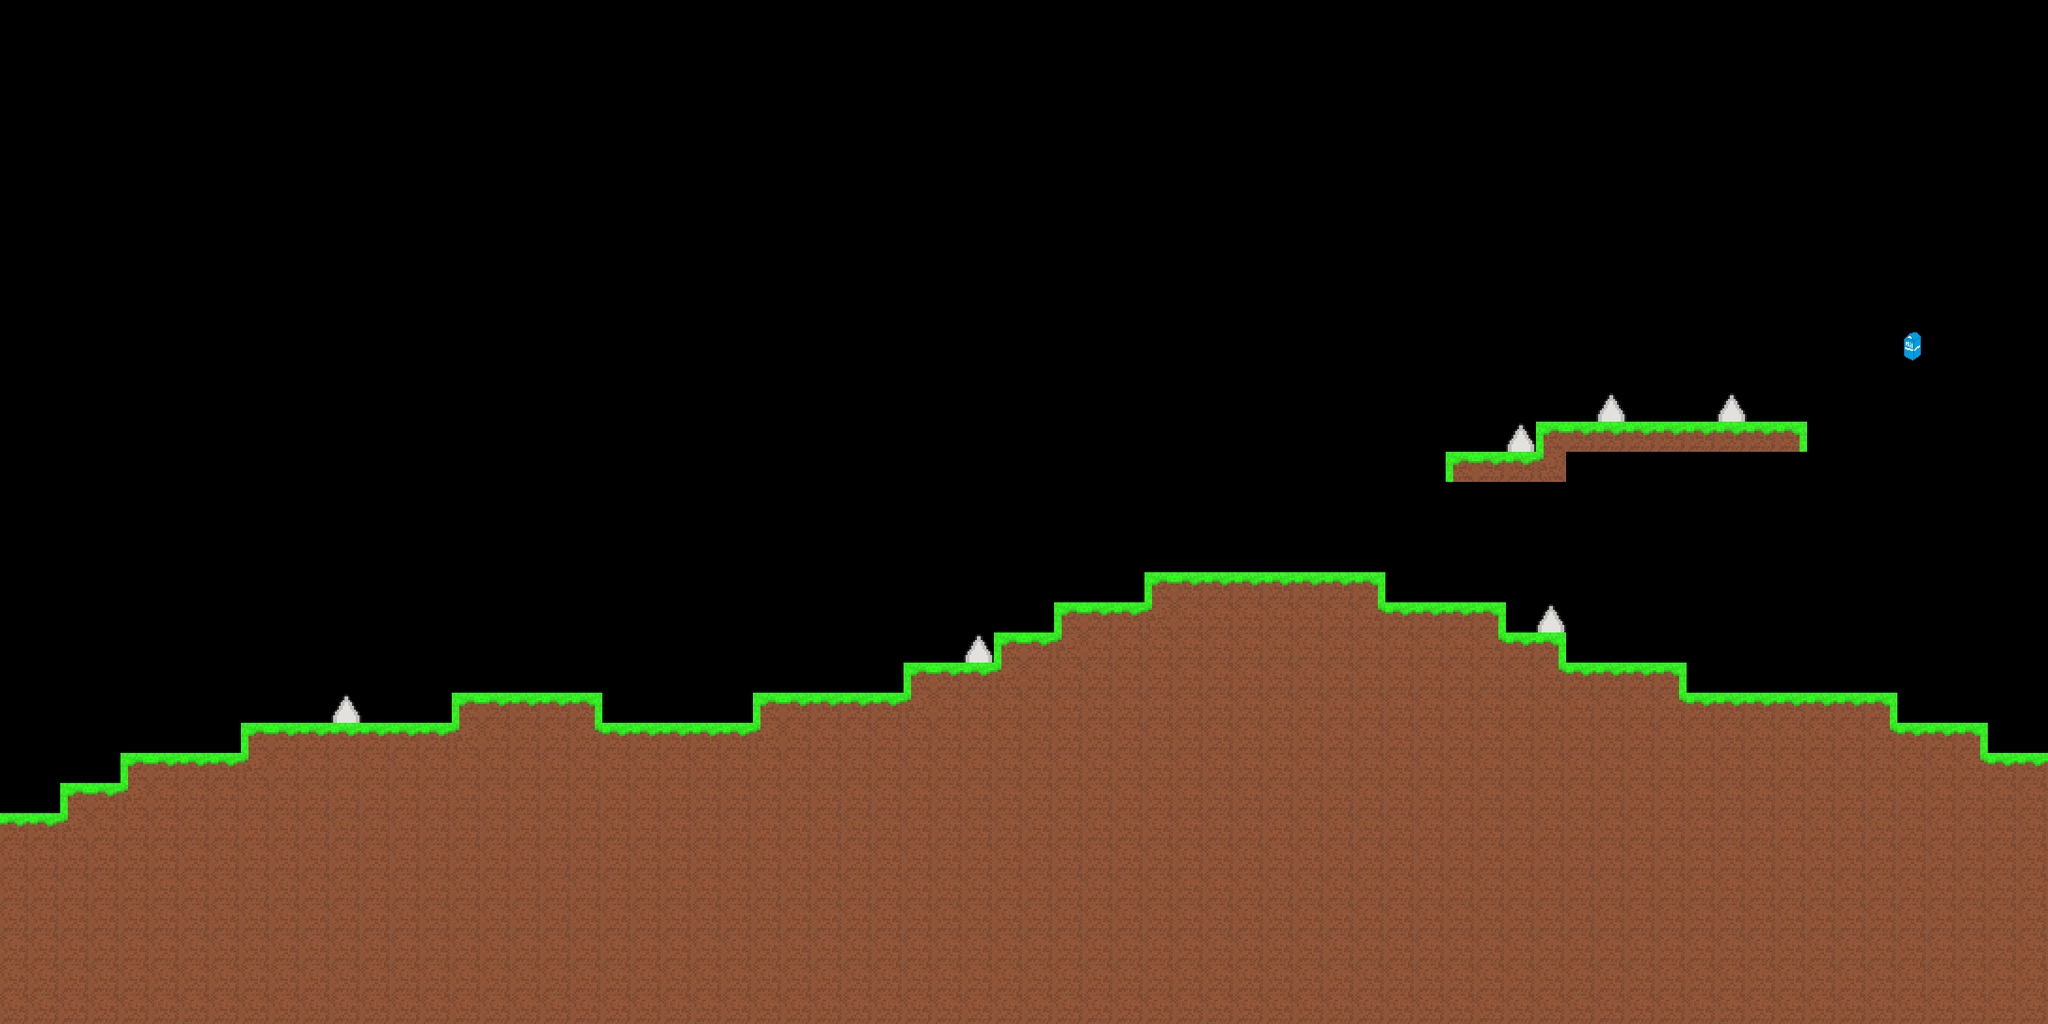

A level layout from a 2D game, rendered from its tile map. Below: a short description, then the map file with its tile-grid data intact:
An orthogonal 68x34 tile map with 32x32 px tiles, 1 tile layer (tiles) and 15 objects (player, triangle2, triangle1).

<map version="1.10" tiledversion="1.11.2" orientation="orthogonal" renderorder="right-down" width="68" height="34" tilewidth="32" tileheight="32" infinite="0" nextlayerid="3" nextobjectid="22">
 <editorsettings>
  <export target="3.json" format="json" />
 </editorsettings>
 <tileset firstgid="1" source="tileset.tsx" />
 <layer id="1" name="tiles" width="68" height="34">
  <data encoding="csv">
0,0,0,0,0,0,0,0,0,0,0,0,0,0,0,0,0,0,0,0,0,0,0,0,0,0,0,0,0,0,0,0,0,0,0,0,0,0,0,0,0,0,0,0,0,0,0,0,0,0,0,0,0,0,0,0,0,0,0,0,0,0,0,0,0,0,0,0,
0,0,0,0,0,0,0,0,0,0,0,0,0,0,0,0,0,0,0,0,0,0,0,0,0,0,0,0,0,0,0,0,0,0,0,0,0,0,0,0,0,0,0,0,0,0,0,0,0,0,0,0,0,0,0,0,0,0,0,0,0,0,0,0,0,0,0,0,
0,0,0,0,0,0,0,0,0,0,0,0,0,0,0,0,0,0,0,0,0,0,0,0,0,0,0,0,0,0,0,0,0,0,0,0,0,0,0,0,0,0,0,0,0,0,0,0,0,0,0,0,0,0,0,0,0,0,0,0,0,0,0,0,0,0,0,0,
0,0,0,0,0,0,0,0,0,0,0,0,0,0,0,0,0,0,0,0,0,0,0,0,0,0,0,0,0,0,0,0,0,0,0,0,0,0,0,0,0,0,0,0,0,0,0,0,0,0,0,0,0,0,0,0,0,0,0,0,0,0,0,0,0,0,0,0,
0,0,0,0,0,0,0,0,0,0,0,0,0,0,0,0,0,0,0,0,0,0,0,0,0,0,0,0,0,0,0,0,0,0,0,0,0,0,0,0,0,0,0,0,0,0,0,0,0,0,0,0,0,0,0,0,0,0,0,0,0,0,0,0,0,0,0,0,
0,0,0,0,0,0,0,0,0,0,0,0,0,0,0,0,0,0,0,0,0,0,0,0,0,0,0,0,0,0,0,0,0,0,0,0,0,0,0,0,0,0,0,0,0,0,0,0,0,0,0,0,0,0,0,0,0,0,0,0,0,0,0,0,0,0,0,0,
0,0,0,0,0,0,0,0,0,0,0,0,0,0,0,0,0,0,0,0,0,0,0,0,0,0,0,0,0,0,0,0,0,0,0,0,0,0,0,0,0,0,0,0,0,0,0,0,0,0,0,0,0,0,0,0,0,0,0,0,0,0,0,0,0,0,0,0,
0,0,0,0,0,0,0,0,0,0,0,0,0,0,0,0,0,0,0,0,0,0,0,0,0,0,0,0,0,0,0,0,0,0,0,0,0,0,0,0,0,0,0,0,0,0,0,0,0,0,0,0,0,0,0,0,0,0,0,0,0,0,0,0,0,0,0,0,
0,0,0,0,0,0,0,0,0,0,0,0,0,0,0,0,0,0,0,0,0,0,0,0,0,0,0,0,0,0,0,0,0,0,0,0,0,0,0,0,0,0,0,0,0,0,0,0,0,0,0,0,0,0,0,0,0,0,0,0,0,0,0,0,0,0,0,0,
0,0,0,0,0,0,0,0,0,0,0,0,0,0,0,0,0,0,0,0,0,0,0,0,0,0,0,0,0,0,0,0,0,0,0,0,0,0,0,0,0,0,0,0,0,0,0,0,0,0,0,0,0,0,0,0,0,0,0,0,0,0,0,0,0,0,0,0,
0,0,0,0,0,0,0,0,0,0,0,0,0,0,0,0,0,0,0,0,0,0,0,0,0,0,0,0,0,0,0,0,0,0,0,0,0,0,0,0,0,0,0,0,0,0,0,0,0,0,0,0,0,0,0,0,0,0,0,0,0,0,0,0,0,0,0,0,
0,0,0,0,0,0,0,0,0,0,0,0,0,0,0,0,0,0,0,0,0,0,0,0,0,0,0,0,0,0,0,0,0,0,0,0,0,0,0,0,0,0,0,0,0,0,0,0,0,0,0,0,0,0,0,0,0,0,0,0,0,0,0,42,0,0,0,0,
0,0,0,0,0,0,0,0,0,0,0,0,0,0,0,0,0,0,0,0,0,0,0,0,0,0,0,0,0,0,0,0,0,0,0,0,0,0,0,0,0,0,0,0,0,0,0,0,0,0,0,0,0,0,0,0,0,0,0,0,0,0,0,0,0,0,0,0,
0,0,0,0,0,0,0,0,0,0,0,0,0,0,0,0,0,0,0,0,0,0,0,0,0,0,0,0,0,0,0,0,0,0,0,0,0,0,0,0,0,0,0,0,0,0,0,0,0,0,0,0,0,41,0,0,0,41,0,0,0,0,0,0,0,0,0,0,
0,0,0,0,0,0,0,0,0,0,0,0,0,0,0,0,0,0,0,0,0,0,0,0,0,0,0,0,0,0,0,0,0,0,0,0,0,0,0,0,0,0,0,0,0,0,0,0,0,0,41,4,2,2,2,2,2,2,2,3,0,0,0,0,0,0,0,0,
0,0,0,0,0,0,0,0,0,0,0,0,0,0,0,0,0,0,0,0,0,0,0,0,0,0,0,0,0,0,0,0,0,0,0,0,0,0,0,0,0,0,0,0,0,0,0,0,4,2,2,6,0,0,0,0,0,0,0,0,0,0,0,0,0,0,0,0,
0,0,0,0,0,0,0,0,0,0,0,0,0,0,0,0,0,0,0,0,0,0,0,0,0,0,0,0,0,0,0,0,0,0,0,0,0,0,0,0,0,0,0,0,0,0,0,0,0,0,0,0,0,0,0,0,0,0,0,0,0,0,0,0,0,0,0,0,
0,0,0,0,0,0,0,0,0,0,0,0,0,0,0,0,0,0,0,0,0,0,0,0,0,0,0,0,0,0,0,0,0,0,0,0,0,0,0,0,0,0,0,0,0,0,0,0,0,0,0,0,0,0,0,0,0,0,0,0,0,0,0,0,0,0,0,0,
0,0,0,0,0,0,0,0,0,0,0,0,0,0,0,0,0,0,0,0,0,0,0,0,0,0,0,0,0,0,0,0,0,0,0,0,0,0,0,0,0,0,0,0,0,0,0,0,0,0,0,0,0,0,0,0,0,0,0,0,0,0,0,0,0,0,0,0,
0,0,0,0,0,0,0,0,0,0,0,0,0,0,0,0,0,0,0,0,0,0,0,0,0,0,0,0,0,0,0,0,0,0,0,0,0,0,4,2,2,2,2,2,2,3,0,0,0,0,0,0,0,0,0,0,0,0,0,0,0,0,0,0,0,0,0,0,
0,0,0,0,0,0,0,0,0,0,0,0,0,0,0,0,0,0,0,0,0,0,0,0,0,0,0,0,0,0,0,0,0,0,0,4,2,2,6,1,1,1,1,1,1,5,2,2,2,3,0,41,0,0,0,0,0,0,0,0,0,0,0,0,0,0,0,0,
0,0,0,0,0,0,0,0,0,0,0,0,0,0,0,0,0,0,0,0,0,0,0,0,0,0,0,0,0,0,0,0,41,4,2,6,1,1,1,1,1,1,1,1,1,1,1,1,1,5,2,3,0,0,0,0,0,0,0,0,0,0,0,0,0,0,0,0,
0,0,0,0,0,0,0,0,0,0,0,0,0,0,0,0,0,0,0,0,0,0,0,0,0,0,0,0,0,0,4,2,2,6,1,1,1,1,1,1,1,1,1,1,1,1,1,1,1,1,1,5,2,2,2,3,0,0,0,0,0,0,0,0,0,0,0,0,
0,0,0,0,0,0,0,0,0,0,0,41,0,0,0,4,2,2,2,3,0,0,0,0,0,4,2,2,2,2,6,1,1,1,1,1,1,1,1,1,1,1,1,1,1,1,1,1,1,1,1,1,1,1,1,5,2,2,2,2,2,2,3,0,0,0,0,0,
0,0,0,0,0,0,0,0,4,2,2,2,2,2,2,6,1,1,1,5,2,2,2,2,2,6,1,1,1,1,1,1,1,1,1,1,1,1,1,1,1,1,1,1,1,1,1,1,1,1,1,1,1,1,1,1,1,1,1,1,1,1,5,2,2,3,0,0,
0,0,0,0,4,2,2,2,6,1,1,1,1,1,1,1,1,1,1,1,1,1,1,1,1,1,1,1,1,1,1,1,1,1,1,1,1,1,1,1,1,1,1,1,1,1,1,1,1,1,1,1,1,1,1,1,1,1,1,1,1,1,1,1,1,5,2,2,
0,0,4,2,6,1,1,1,1,1,1,1,1,1,1,1,1,1,1,1,1,1,1,1,1,1,1,1,1,1,1,1,1,1,1,1,1,1,1,1,1,1,1,1,1,1,1,1,1,1,1,1,1,1,1,1,1,1,1,1,1,1,1,1,1,1,1,1,
2,2,6,1,1,1,1,1,1,1,1,1,1,1,1,1,1,1,1,1,1,1,1,1,1,1,1,1,1,1,1,1,1,1,1,1,1,1,1,1,1,1,1,1,1,1,1,1,1,1,1,1,1,1,1,1,1,1,1,1,1,1,1,1,1,1,1,1,
1,1,1,1,1,1,1,1,1,1,1,1,1,1,1,1,1,1,1,1,1,1,1,1,1,1,1,1,1,1,1,1,1,1,1,1,1,1,1,1,1,1,1,1,1,1,1,1,1,1,1,1,1,1,1,1,1,1,1,1,1,1,1,1,1,1,1,1,
1,1,1,1,1,1,1,1,1,1,1,1,1,1,1,1,1,1,1,1,1,1,1,1,1,1,1,1,1,1,1,1,1,1,1,1,1,1,1,1,1,1,1,1,1,1,1,1,1,1,1,1,1,1,1,1,1,1,1,1,1,1,1,1,1,1,1,1,
1,1,1,1,1,1,1,1,1,1,1,1,1,1,1,1,1,1,1,1,1,1,1,1,1,1,1,1,1,1,1,1,1,1,1,1,1,1,1,1,1,1,1,1,1,1,1,1,1,1,1,1,1,1,1,1,1,1,1,1,1,1,1,1,1,1,1,1,
1,1,1,1,1,1,1,1,1,1,1,1,1,1,1,1,1,1,1,1,1,1,1,1,1,1,1,1,1,1,1,1,1,1,1,1,1,1,1,1,1,1,1,1,1,1,1,1,1,1,1,1,1,1,1,1,1,1,1,1,1,1,1,1,1,1,1,1,
1,1,1,1,1,1,1,1,1,1,1,1,1,1,1,1,1,1,1,1,1,1,1,1,1,1,1,1,1,1,1,1,1,1,1,1,1,1,1,1,1,1,1,1,1,1,1,1,1,1,1,1,1,1,1,1,1,1,1,1,1,1,1,1,1,1,1,1,
1,1,1,1,1,1,1,1,1,1,1,1,1,1,1,1,1,1,1,1,1,1,1,1,1,1,1,1,1,1,1,1,1,1,1,1,1,1,1,1,1,1,1,1,1,1,1,1,1,1,1,1,1,1,1,1,1,1,1,1,1,1,1,1,1,1,1,1
</data>
 </layer>
 <objectgroup id="2" name="objects">
  <object id="1" x="0" y="864" width="2176" height="224" />
  <object id="2" x="64" y="832" width="2112" height="32" />
  <object id="3" x="128" y="800" width="2048" height="32" />
  <object id="6" x="256" y="768" width="1856" height="32" />
  <object id="7" x="480" y="736" width="160" height="32" />
  <object id="8" x="800" y="736" width="1216" height="32" />
  <object id="9" x="960" y="704" width="832" height="32" />
  <object id="10" x="1056" y="672" width="608" height="32" />
  <object id="11" x="1120" y="640" width="480" height="32" />
  <object id="12" x="1216" y="608" width="256" height="32" />
  <object id="13" name="player" x="64" y="704">
   <point />
  </object>
  <object id="15" name="triangle2" x="704" y="672">
   <point />
  </object>
  <object id="16" name="triangle1" x="1312" y="512">
   <point />
  </object>
  <object id="17" x="1536" y="480" width="128" height="32" />
  <object id="18" x="1632" y="448" width="288" height="32" />
 </objectgroup>
</map>
